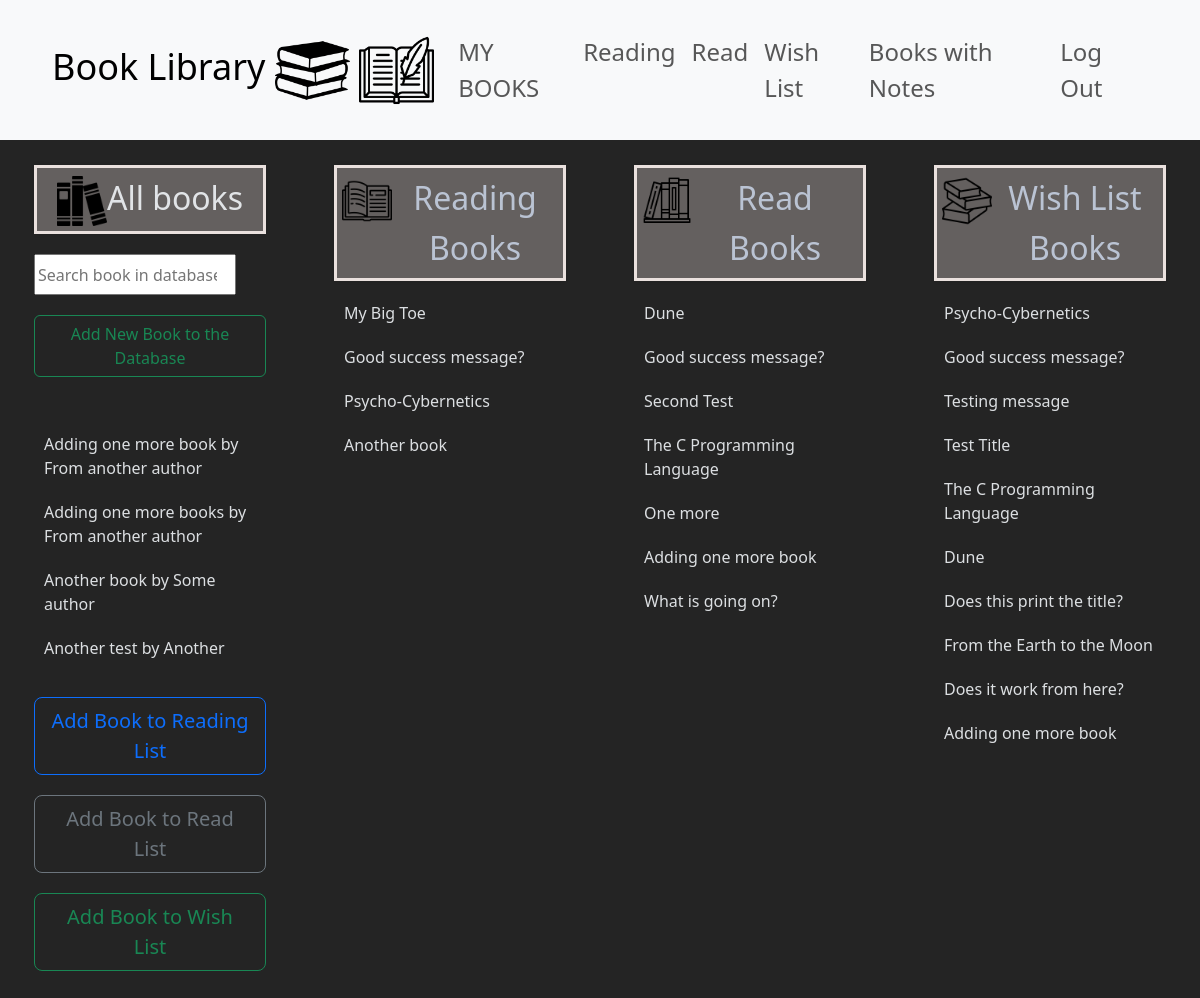
The page /my_books/ (signed in) on the database as committed earlier.
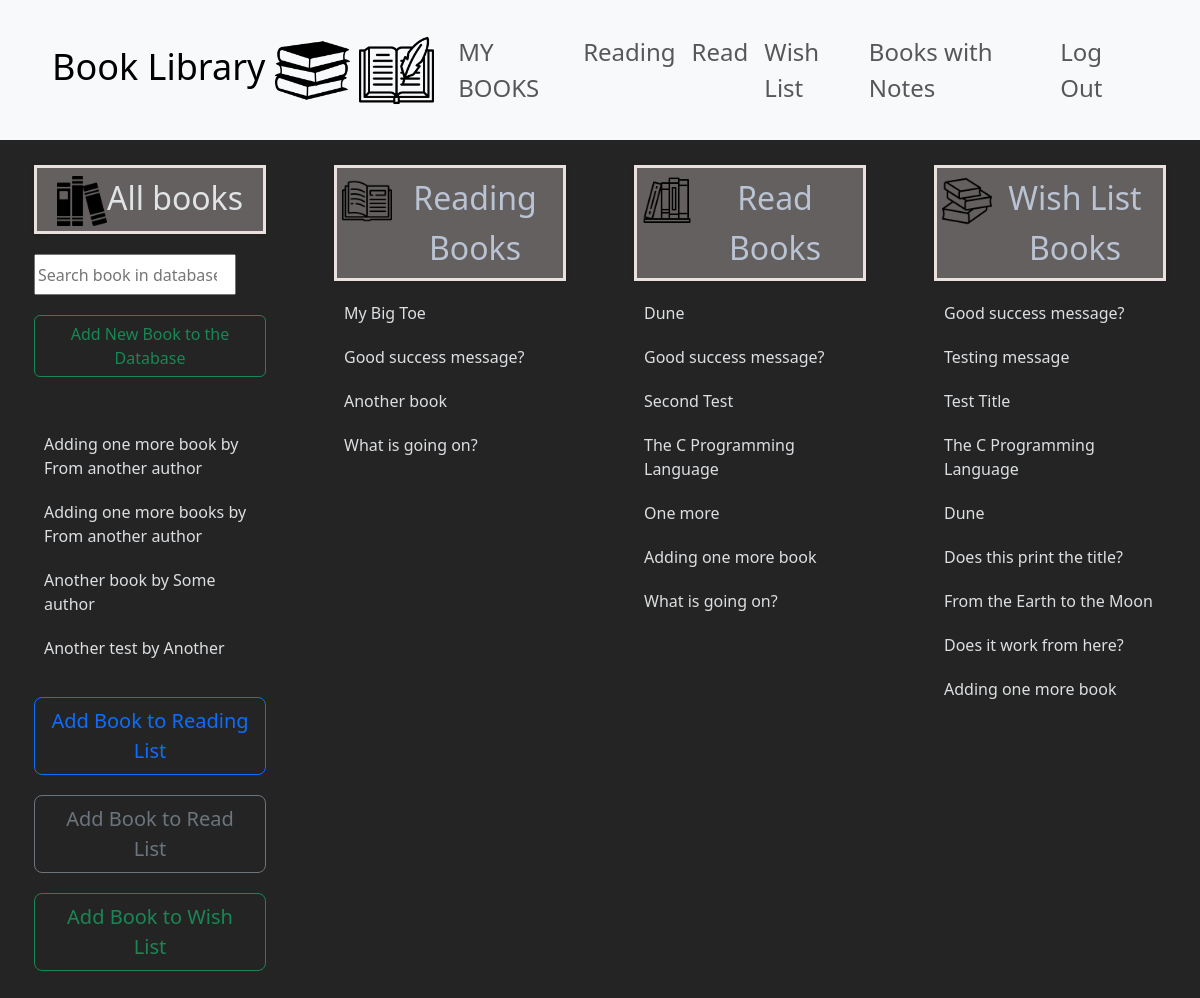
The same page on the database as committed later.
### book_library/models.py (models this page shows, shortened)
class Book(models.Model):
    title = models.CharField(max_length=255)
    author = models.CharField(max_length=128)
    class Genre(models.IntegerChoices):
        SELF_IMPROVEMENT = 1
        BIOGRAPHY = 2
        ECONOMY = 3
        FICTION = 4
        SCIENCE = 5
        MINDSET = 6
        OTHER = 7
    genre = models.IntegerField(choices=Genre.choices)
    class Meta:
        constraints = [
            models.UniqueConstraint(fields=['title', 'author'], name='one unique title per author')
        ]

class Reading(models.Model):
    user = models.ForeignKey(User, blank=False, null=False, on_delete=models.CASCADE, related_name="reading_user")
    book = models.ForeignKey(Book, blank=False, null=False, on_delete=models.CASCADE, related_name="reading_book")
    why = models.TextField(blank=True, null=True, max_length=1024)
    started_reading = models.DateField(blank=True, null=True, auto_now_add=True)
    recommend = models.BooleanField(blank=True, null=True)
    class Meta:
        constraints = [
            models.UniqueConstraint(fields=['user', 'book'], name='one why per user/book reading')
        ]

class Read(models.Model):
    user = models.ForeignKey(User, blank=False, null=False, on_delete=models.CASCADE, related_name="read_user")
    book = models.ForeignKey(Book, blank=False, null=False, on_delete=models.CASCADE, related_name="read_book")
    why = models.TextField(blank=True, null=True, max_length=1024)
    started_reading = models.DateField(blank=True, null=True)
    recommend = models.BooleanField(blank=True, null=True)
    class Meta:
        constraints = [
            models.UniqueConstraint(fields=['user', 'book'], name='one why per user/book read')
        ]

class Wish(models.Model):
    user = models.ForeignKey(User, blank=False, null=False, on_delete=models.CASCADE, related_name="wish_user")
    book = models.ForeignKey(Book, blank=False, null=False, on_delete=models.CASCADE, related_name="wish_book")
    why = models.TextField(blank=True, null=True, max_length=1024)
    recommend = models.BooleanField(blank=True, null=True)
    class Meta:
        constraints = [
            models.UniqueConstraint(fields=['user', 'book'], name='one why per user/book wish')
        ]

### book_library/views.py (the view)
# urls.py: path("my_books/", views.my_books, name="my_books"),
def my_books(request):
    if request.user.is_authenticated:
        all_books = Book.objects.all().order_by("title")
        reading_books = Reading.objects.filter(user=request.user)
        read_books = Read.objects.filter(user=request.user)
        wish_books = Wish.objects.filter(user=request.user)
        context = {"all_books": all_books, "reading_books": reading_books, "read_books": read_books, "wish_books": wish_books}
        return render(request, "book_library/my_books.html", context)
    else:
        return HttpResponseRedirect(reverse("book_library:login"))

### book_library/templates/book_library/my_books.html (shortened to what the changed rows need)
{% extends "book_library/layout.html" %}
{% load static %}
{% block body %}
<div class="container-fluid">
    <div class="row">
        <div class="col col-lg-3 col-12">
            <div class="row">
                <div class="col">
                    <div class="container" id="search-div">
                        <h2><img src="{% static 'book_library/images/book-horizontal-stack.png' %}" height="50" width="50"></span>All books </h2>
                    </div>
                </div>
            </div>
            <div class="row">
                <div class="col">
                    <div class="container my-books-list" id="allbooks-div">
                        <ul id="menu">
                            {% for book in all_books %}
                                <li class="my_books-li" id="{{ book.id }}"><span class="book-title-span">{{ book.title }}</span> <span class="book-author-span">by {{ book.author }}</span></li>
                            {% endfor %}
                        </ul>
                    </div>
                </div>
            </div>
        </div>
        <div class="col col-lg-3 col-12">
            <div class="row">
                <div class="col">
                    <div class="container not-all-books-list" id="readingbooks-div">
                        <h2><a href="{% url 'book_library:user_list_of_books' 'reading_books' %}"><span class="float-start"><img src="{% static 'book_library/images/open-book.png' %}" height="50" width="50"></span>Reading Books</a></h2>
                        <ul id="readingbooksmenu">
                            {% for reading in reading_books %}
                                <li class="my_books-li">{{ reading.book.title }}</li>
                            {% endfor %}
                        </ul>
                    </div>
                </div>
            </div>
        </div>
        <div class="col col-lg-3 col-12">
            <div class="row">
                <div class="col">
                    <div class="container not-all-books-list" id="readbooks-div">
                        <h2><a href="{% url 'book_library:user_list_of_books' 'read_books' %}"><span class="float-start"><img src="{% static 'book_library/images/books.png' %}" height="50" width="50"></span>Read Books</a></h2>
                        <ul id="readbooksmenu">
                            {% for read in read_books %}
                                <li class="my_books-li">{{ read.book.title }}</li>
                            {% endfor %}
                        </ul>
                    </div>
                </div>
            </div>
        </div>
        <div class="col col-lg-3 col-12">
            <div class="row">
                <div class="col">
                    <div class="container not-all-books-list" id="wishbooks-div">
                        <h2><a href="{% url 'book_library:user_list_of_books' 'wish_books' %}"><span class="float-start"><img src="{% static 'book_library/images/stack-of-books.png' %}" height="50" width="50"></span>Wish List Books</a></h2>
                        <ul id="wishlistmenu">
                            {% for wish in wish_books %}
                                <li class="my_books-li">{{ wish.book.title }}</li>
                            {% endfor %}
                        </ul>
                    </div>
                </div>
            </div>
        </div>
    </div>
</div>
{% endblock %}

Rows that differ between the two databases and show on the page:
removed Reading: book "Psycho-Cybernetics"
removed Wish: book "Psycho-Cybernetics"
added Reading: book "What is going on?"
